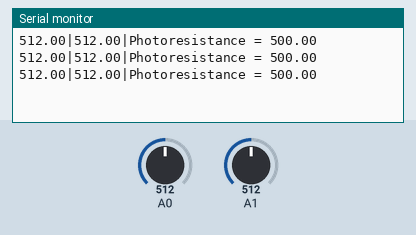
This sketch was run on a simulated Arduino Uno, built with avr-gcc and run on an emulated ATmega328P. Parts: the last lines printed to the serial monitor. The test bench sets the inputs (shaded band); at power-on: A0 = 512, A1 = 512.

Above: at 1.3 s.
1.4 s: A0 set to 716
At 1.9 s:
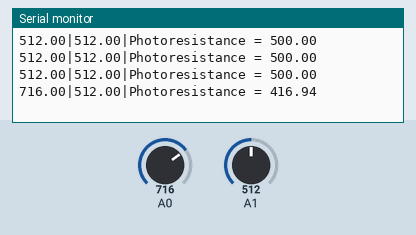
2.9 s: A1 set to 716
At 3.4 s:
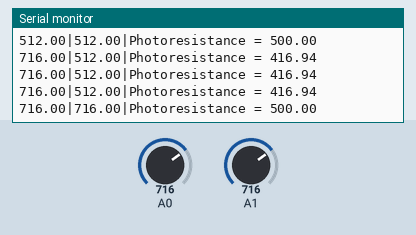
4.4 s: A0 set to 900
At 4.9 s:
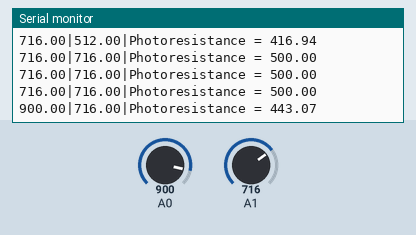
5.9 s: A1 set to 900
At 6.4 s:
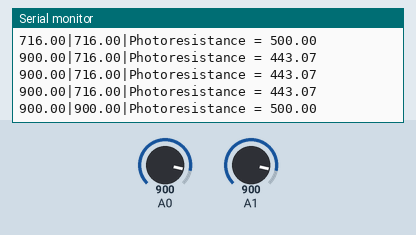
Timing chart, 0 to 8.4 s (numbered marks = the images above; inputs shaded):
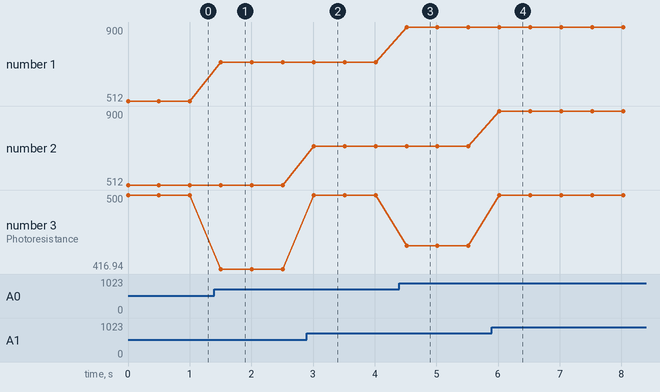

The sketch:

E6.ino
```cpp
// C++ code
//
float fixedResistance = 1000.0;
void setup()
{
  Serial.begin(9600);
}

void loop()
{
  float photoResistorReading = analogRead(A0);
  float fixedResistanceReading = analogRead(A1);
  Serial.print(photoResistorReading);
  Serial.print("|");
  Serial.print(fixedResistanceReading);
  Serial.print("|");
  float photoResistance = fixedResistanceReading*fixedResistance/(photoResistorReading+fixedResistanceReading);
  Serial.print("Photoresistance = ");
  Serial.println(photoResistance);
  delay(500);
}
```

Measured:
- after the input at 1.4 s, the serial monitor: prints a new line after 0.11 s (image 1)
- after the input at 2.9 s, the serial monitor: prints a new line after 0.11 s (image 2)
- after the input at 4.4 s, the serial monitor: prints a new line after 0.12 s (image 3)
- after the input at 5.9 s, the serial monitor: prints a new line after 0.12 s (image 4)
- plotted number 1: 512 → 716 after the input at 1.4 s, 716 → 900 after the input at 4.4 s
- plotted number 3: 500 → 416.94 after the input at 1.4 s, 500 → 443.07 after the input at 4.4 s
